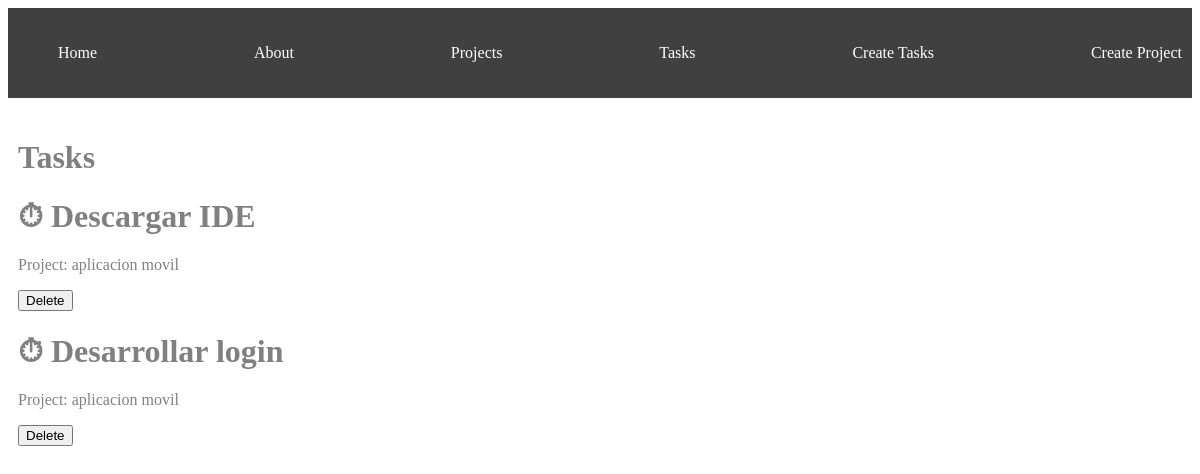
Page /tasks/ on the earlier database version.
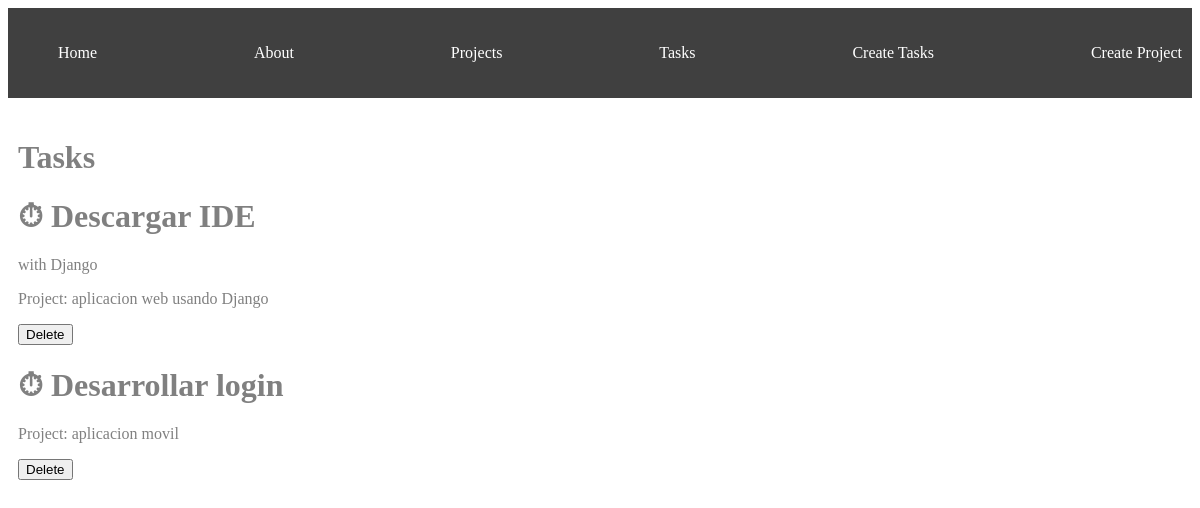
Same page on the later database version.
### myapp/models.py (models this page shows, shortened)
class Task (models.Model):
    title = models.CharField(max_length=200)
    description = models.TextField()
    project = models.ForeignKey(Project, on_delete=models.CASCADE)
    done = models.BooleanField(default=False)

class Project(models.Model):
    name = models.CharField(max_length=200)
    def __str__(self):
        return self.name

### myapp/views.py (the view)
# urls.py: path('tasks/', views.tasks, name="tasks"),
def tasks(request):
    tasks = Task.objects.all()
    return render(request, 'tasks.html', {
        'tasks': tasks
    })

### myapp/templates/tasks.html (shortened to what this page needs)
<!DOCTYPE html>
<html lang="en">
  <head>
  </head>
  <body>
    {% extends 'base.html' %}
    {% block content %}
    <h1>Tasks</h1>
    {% for task in tasks%}
    <div>
        <h1>{%if  task.done == False%} ⏱ {% else %} ✅ {%endif %} {{task.title}}</h1>
        <p>{{task.description}}</p>
        <p>Project: {{task.project}}</p>
        <button>
            Delete
        </button>
    </div>
    {% endfor %}
    {% endblock%}

Differences in the rows shown:
changed Task "Descargar IDE": description (not shown) → "with Django"; project "aplicacion movil" → "aplicacion web usando Django"
